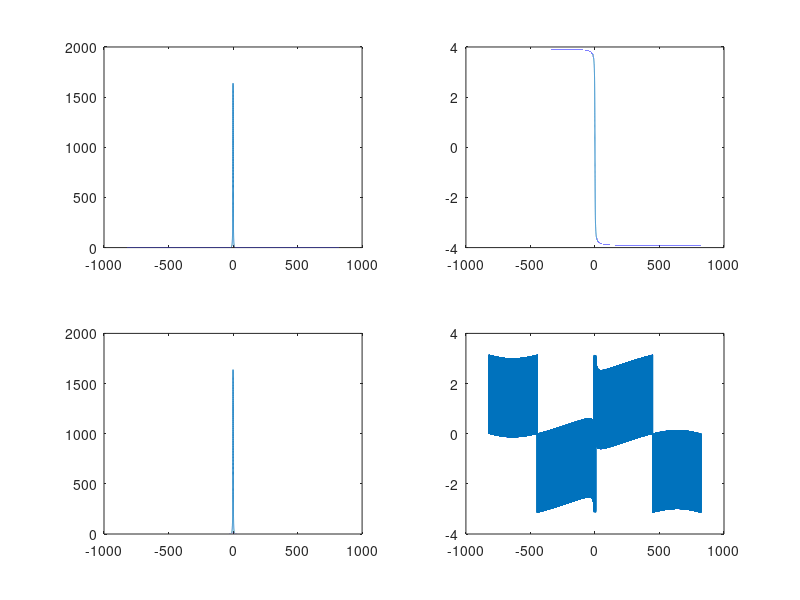

MATLAB code to generate this figure: (Note: this script raises an error after producing the figure.)
clear all;
% Nice resource:
% https://www.gaussianwaves.com/2014/07/how-to-plot-fft-using-matlab-fft-of-basic-signals-sine-and-cosine-waves/

% First example: rectangle to sinc. 
n = 2^16;
x = linspace(-20,20,n);

dx = x(2) - x(1);
dt = 1/(max(x) - min(x));
tmax = 0.5/dx;

t = linspace(-tmax,tmax,n);
N = n/2;

dN = 1;

pdfU = zeros(size(x)) + (abs(x)<0.5);
% pdfUfft = [pdfU(N+dN:end),pdfU(1:N-1+dN)];
pdfUfft = fftshift(pdfU);

% plot(pdfUfft)
CFU = fft(pdfU); % this does not give the nice clear 'real' result due to
% phase shift.
CFU = fft(pdfUfft);

figure;
plot(t,dx*real(fftshift(CFU))); hold on;
plot(t,dx*imag(fftshift(CFU)));
xlim([-10,10])
% plot(t,dx*real([CFU(N+1:end),CFU(1:N)])); hold on;
% plot(t,dx*imag([CFU(N+1:end),CFU(1:N)]));
% xlim([-10,10])

% figure;
% plot(t,dx*abs([CFU(N+1:end),CFU(1:N)])); hold on;
% plot(t,dx*angle([CFU(N+1:end),CFU(1:N)]));
% xlim([-10,10])

%%
% Gamma function, see: https://en.wikipedia.org/wiki/Gamma_distribution
k = 2.5; % shape
th = 0.1; % scale

tCF = -t*2*pi; % for some reason, -ve t, and scaled by 2*pi?

pdfG = zeros(size(x)) + (x>0).*(x.^(k-1)).*exp(-x/th)/((th^k)*gamma(k));
pdfGfft = [pdfG(N+1:end),pdfG(1:N)];
CFG = ((1 - th*1i*tCF).^(-k))/dx; % dx required to scale correctly
CFGa = fft(pdfG);
plot(x,pdfG); hold on;

pdfG_back = ifft(CFGa);
pdfG_back_an = ifft(CFG);

plot(x,pdfG_back)
plot(x,abs([pdfG_back_an(N+1:end),pdfG_back_an(1:N)]))
%%
subplot(221)
plot(t,abs(CFG));
subplot(222)
plot(t,unwrap(angle(CFG)) + 2*pi)
subplot(223)
plot(t,abs([CFGa(N+1:end),CFGa(1:N)])); hold on;
subplot(224)
plot(t,angle([CFGa(N+1:end),CFGa(1:N)]))

% plot(t,abs(CFGa))
% subplot(122)
% plot(t,angle(CFGa))
%% Difference of two gamma distributions with different parameters.
% gamma distrbution: https://en.wikipedia.org/wiki/Gamma_distribution
mults = [1,-1,2.5,-0.5];
k = [2,2,0.9,1.5]; % shape parameter
th = [0.15,0.65,1,0.8]; % scale parameter

intgt = 2;
intmax = 5;
dgnW = 1 - (intgt/intmax);

Nmc = 1e5; % number of monte carlo runs
% QWE = (randi([1,intmax],Nmc,1)>intgt); sum(QWE)/Nmc % checksum

g1 = gamrnd(k(1),th(1),Nmc,1).*(randi([1,intmax],Nmc,1)>intgt);
g2 = gamrnd(k(2),th(2),Nmc,1).*(randi([1,intmax],Nmc,1)>intgt);
g3 = gamrnd(k(3),th(3),Nmc,1).*(randi([1,intmax],Nmc,1)>intgt);
g4 = gamrnd(k(4),th(4),Nmc,1).*(randi([1,intmax],Nmc,1)>intgt);

gD = mults(1)*g1 + mults(2)*g2 + mults(3)*g3 + mults(4)*g4;

figure;
% subplot(121);
histogram(gD,3000,'Normalization','pdf'); hold on;
xlabel('x'); ylabel('p(x)');
xlim([-20,20]); grid on;

t= linspace(-100,100,1e3 + 1);
N = length(t);
cf = @(k,th,t,a,dgn) ((1 - th*1i*t*a).^(-k))*dgn + (1-dgn); % dx required to scale correctly

cf1 = cf(k(1),th(1),t,mults(1),dgnW);
cf2 = cf(k(2),th(2),t,mults(2),dgnW);
cf3 = cf(k(3),th(3),t,mults(3),dgnW);
cf4 = cf(k(4),th(4),t,mults(4),dgnW);

cf_tot = cf1.*cf2.*cf3.*cf4;

gDnew = abs(fftshift(ifft(cf_tot)))/(2*pi*dx);

dt = t(2) - t(1);
dx = 1/(max(t) - min(t));
x = -dx*[-N/2:1:(N/2)-1]*2*pi;

stairs(x,gDnew);
xlabel('x'); ylabel('p(x)');
xlim([-20,20]); grid on;
%%
subplot(121);
plot(t,abs(cf1)); hold on;
plot(t,abs(cf2));
subplot(122);
plot(t,angle(cf1)); hold on;
plot(t,angle(cf2));



